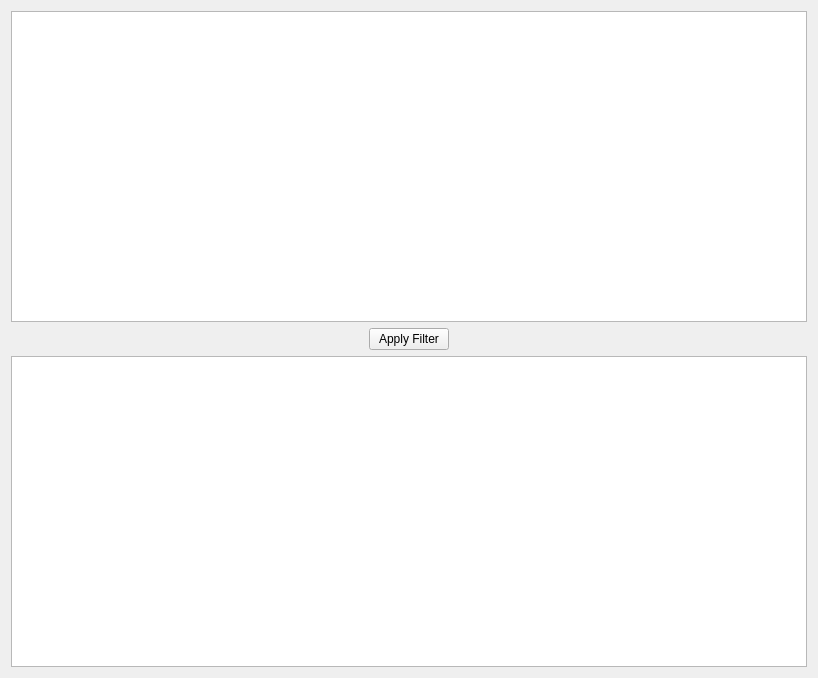
<?xml version="1.0" encoding="UTF-8"?>
<ui version="4.0">
 <class>WorkFilterView</class>
 <widget class="QWidget" name="WorkFilterView">
  <property name="geometry">
   <rect>
    <x>0</x>
    <y>0</y>
    <width>818</width>
    <height>678</height>
   </rect>
  </property>
  <property name="windowTitle">
   <string>Form</string>
  </property>
  <layout class="QGridLayout" name="gridLayout">
   <item row="1" column="2">
    <spacer name="horizontalSpacer_2">
     <property name="orientation">
      <enum>Qt::Horizontal</enum>
     </property>
     <property name="sizeHint" stdset="0">
      <size>
       <width>40</width>
       <height>20</height>
      </size>
     </property>
    </spacer>
   </item>
   <item row="1" column="0">
    <spacer name="horizontalSpacer">
     <property name="orientation">
      <enum>Qt::Horizontal</enum>
     </property>
     <property name="sizeHint" stdset="0">
      <size>
       <width>40</width>
       <height>20</height>
      </size>
     </property>
    </spacer>
   </item>
   <item row="1" column="1">
    <widget class="QPushButton" name="applyButton">
     <property name="text">
      <string>Apply Filter</string>
     </property>
    </widget>
   </item>
   <item row="0" column="0" colspan="3">
    <widget class="QTextEdit" name="filterEdit"/>
   </item>
   <item row="2" column="0" colspan="3">
    <widget class="WorksTableView" name="worksTable"/>
   </item>
  </layout>
 </widget>
 <customwidgets>
  <customwidget>
   <class>WorksTableView</class>
   <extends>QTableView</extends>
   <header>workstableview.h</header>
  </customwidget>
 </customwidgets>
 <resources/>
 <connections/>
</ui>
